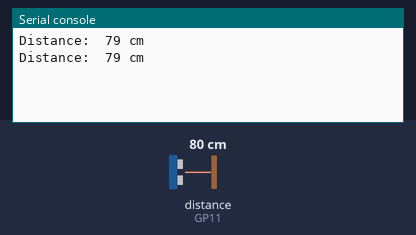
Simulated run of this program. Board: Raspberry Pi Pico running MicroPython. Shown: the last lines printed to the serial console. The test bench sets the inputs (shaded band); at power-on: distance to the obstacle (sensor on GP11) 80 cm. The echo pulse lasts 58.3 µs per cm.

Above: at 3.2 s.
3.3 s: distance to the obstacle (sensor on GP11) set to 2 cm
At 3.9 s:
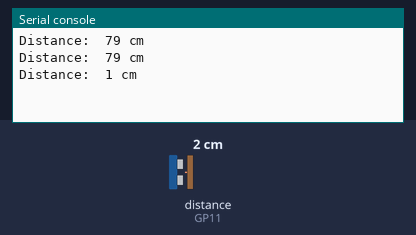
4.8 s: distance to the obstacle (sensor on GP11) set to 4 cm
At 5.4 s:
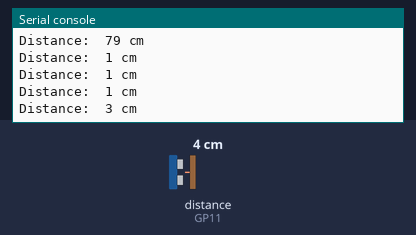
Timing chart, 0 to 7.8 s (numbered marks = the images above; inputs shaded):
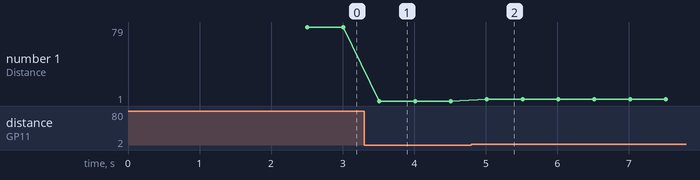

The program:

Project_07.1_Ultrasonic_Ranging.py
```python
from machine import Pin
import time

#Define the control pins of the ultrasonic ranging module.
trigPin=Pin(10,Pin.OUT,0)
echoPin=Pin(11,Pin.IN,0)
#Set the speed of sound.
soundVelocity=340
distance=0

#Subfunction getSonar() is used to start the Ultrasonic Module to begin measurements,
#and return the measured distance in centimeters. In this function, first let trigPin
#send 10us high level to start the Ultrasonic Module. Then use pulseIn() to read
#the Ultrasonic Module and return the duration time of high level.
#Finally, the measured distance according to the time is calculated.
def getSonar():
    trigPin.value(1)
    time.sleep_us(10)
    trigPin.value(0)
    while not echoPin.value():
        pass
    pingStart=time.ticks_us()
    while echoPin.value():
        pass
    pingStop=time.ticks_us()
    pingTime=time.ticks_diff(pingStop,pingStart)
    distance=pingTime*soundVelocity//2//10000
    return int(distance)

#Delay for 2 seconds and wait for the ultrasonic module to stabilize,
#Print data obtained from ultrasonic module every 500 milliseconds.
time.sleep_ms(2000)
while True:
    time.sleep_ms(500)
    print('Distance: ',getSonar(),'cm' ) 
```

Measured:
- after the input at 3.3 s, the serial console: prints a new line after 0.21 s (image 1)
- after the input at 4.8 s, the serial console: prints a new line after 0.21 s (image 2)
- plotted number 1: 79 → 1 after the input at 3.3 s, 1 → 3 after the input at 4.8 s
